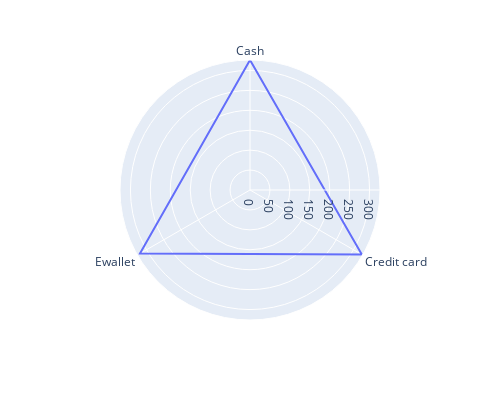

The notebook cell saved with this chart:
### Code cell
import plotly.express as px
import plotly.graph_objects as go

fig = go.Figure()
fig = px.line_polar(ratio_total_invoice, r=ratio_total_invoice['VPT'], theta=ratio_total_invoice['Payment'], line_close=True, width = 500, height = 400)
fig.show()

### Figure 1 — Plotly figure (JSON) as saved in the notebook; plotly's stock layout.template omitted (floating-point values rounded to 4 significant figures)
{"data": [{"hovertemplate": "VPT=%{r}<br>Payment=%{theta}<extra></extra>", "legendgroup": "", "line": {"color": "#636efa", "dash": "solid"}, "marker": {"symbol": "circle"}, "mode": "lines", "name": "", "r": [326.2, 324.0, 318.8, 326.2], "showlegend": false, "subplot": "polar", "theta": ["Cash", "Credit card", "Ewallet", "Cash"], "type": "scatterpolar"}], "layout": {"height": 400, "legend": {"tracegroupgap": 0}, "margin": {"t": 60}, "polar": {"angularaxis": {"direction": "clockwise", "rotation": 90}, "domain": {"x": [0, 1], "y": [0, 1]}}, "width": 500}}
